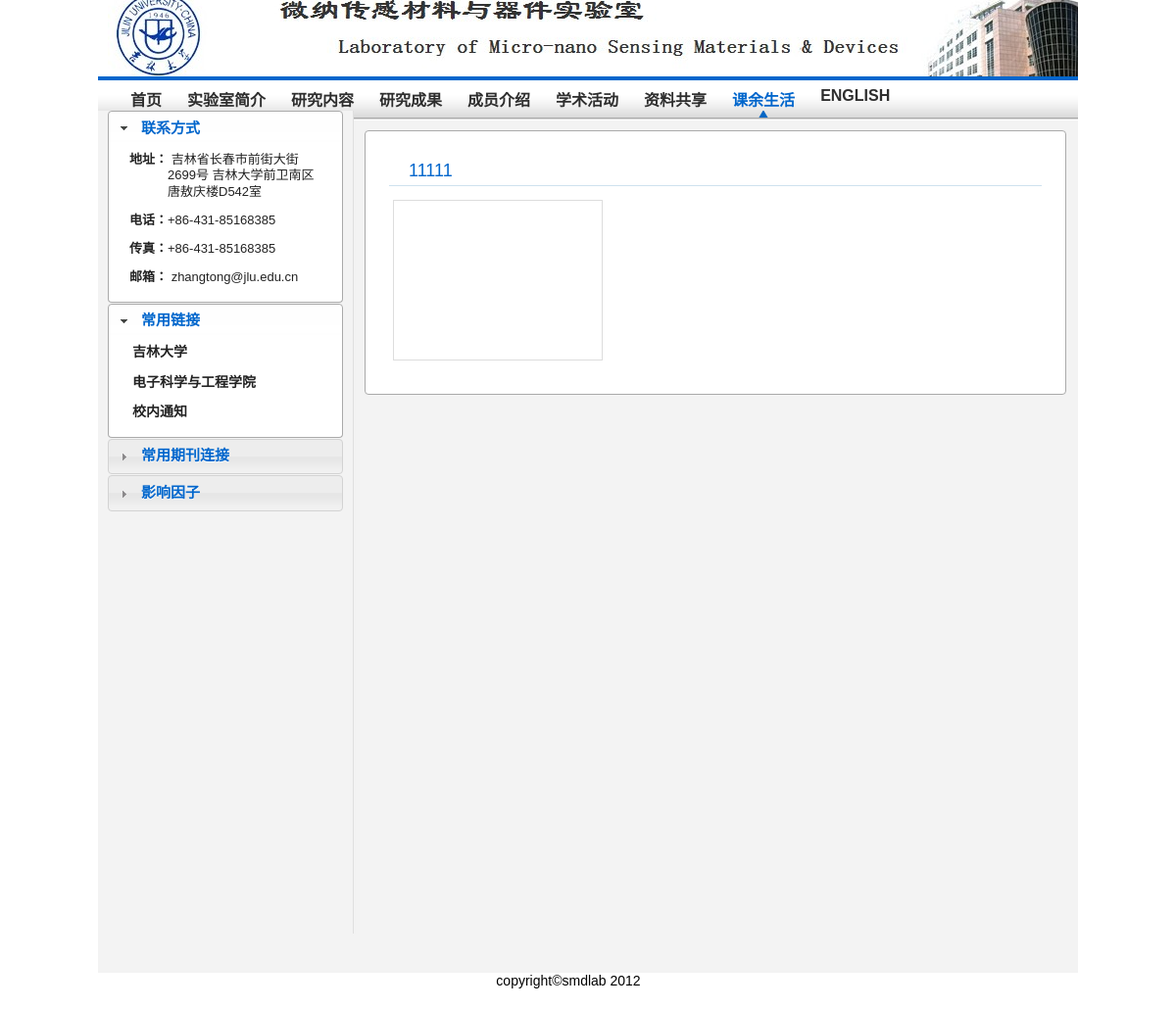
/activity_album.php?id=105, run on the app's committed database.
### tables this page shows
CREATE TABLE `contact` (
  `c_id` int(11) NOT NULL auto_increment,
  `c_address` varchar(100) default NULL,
  `c_tel` varchar(50) default NULL,
  `c_fax` varchar(50) default NULL,
  `c_email` varchar(50) default NULL,
  PRIMARY KEY  (`c_id`)
);

CREATE TABLE `link` (
  `l_id` int(11) NOT NULL auto_increment,
  `l_name` varchar(100) NOT NULL default '',
  `l_mark` tinyint(1) NOT NULL default '0',
  `l_content` varchar(100) NOT NULL default '',
  PRIMARY KEY  (`l_id`)
);

CREATE TABLE `activity` (
  `ac_id` int(11) NOT NULL auto_increment,
  `ac_name` varchar(100) NOT NULL default '',
  `ac_content` text,
  `ac_date` date NOT NULL default '0000-00-00',
  `ac_pic_cover_path` varchar(100) NOT NULL default '',
  PRIMARY KEY  (`ac_id`),
  UNIQUE KEY `ac_name` (`ac_name`)
);

### include/sidebar_photos.php (the view, shortened to what this page needs)
<?php
$result = mysql_query("SELECT * FROM contact where C_id=1");
$row = mysql_fetch_array($result);
?>
<div id="sidebar_nav_1" class="sidebar_nav">
	<h3><a href="#">联系方式</a></h3>
	<div>
		<ul>
		    <li><strong>地址：</strong><?php echo $row[1] ?> </li>
			<li><strong>电话：</strong><?php echo $row[2] ?> </li>
			<li><strong>传真：</strong><?php echo $row[3] ?> </li>
			<li><strong>邮箱：</strong><?php echo $row[4] ?> </li>
		</ul>
	</div>
</div>
<div id="sidebar_nav_4" class="sidebar_nav bold_a">
	<h3><a href="#">常用链接</a></h3>
	<div>
		<ul>
		<?php
		    $result = mysql_query("SELECT * FROM link where l_mark=1");
			while($row = mysql_fetch_array($result)){
		?>
		    <li><a href="<?php echo $row['l_content']?>" target="_blank" ><?php echo $row['l_name']?></a></li>
		<?php
		    }
		?>
		</ul>
	</div>
</div>
<div id="sidebar_nav_2" class="sidebar_nav">
	<h3><a href="#">常用期刊连接</a></h3>
</div>
<div id="sidebar_nav_3" class="sidebar_nav bold_a">
	<h3><a href="#">影响因子</a></h3>
</div>

### activity_album.php (shortened to what this page needs)
<!DOCTYPE html PUBLIC "-//W3C//DTD XHTML 1.0 Transitional//EN" "http://www.w3.org/TR/xhtml1/DTD/xhtml1-transitional.dtd">
<html xmlns="http://www.w3.org/1999/xhtml">
<head>
<?php include("./include/media/css.php");?>
<link rel="stylesheet" type="text/css" href="./media/css/activity_album.css" />
<link rel="stylesheet" type="text/css" href="./media/third_party/fancybox/jquery.fancybox-1.3.4.css" media="screen" />
</head>
<body>
<div id="wrapper">
<?php include("./include/header.php");?>
<div id="content">
    <div id="sidebar">
	    <?php include("./include/sidebar_photos.php");?>
	</div>
	<div id="main">
	    <div id="area">
		<?php
		    $id=$_GET['id'];
			$result = mysql_query("select ac_name from activity where ac_id=$id");
			if($row = mysql_fetch_array($result)){
		?>
		    <h3><?php echo $row['ac_name'];?></h3>
		<?php
            }
		    $result = mysql_query("select * from acti_pic where ac_no='$id'");
		    while($row = mysql_fetch_array($result)){
	    ?>
            <div class="item">
		        <a rel="example_group" href="<?php echo "../background".substr($row[pi_path],2)?>" title="<?php echo $row['pi_intro']; ?>">
				</a>
            </div>
		<?php }?>
		</div>
	</div>
</div>
<?php include("./include/footer.php");?>
</div>
</body>
</html>

### media/css/common/layout.css (style rules this page uses)
#content { position: relative; min-height: 870px; }
#sidebar { min-height: 830px; _height: 860px; width: 240px; padding: 0 10px 10px 10px; margin: 10px 0 0 0; }
#sidebar .sidebar_nav { width: 240px; margin: auto; }
#sidebar .sidebar_nav ul { padding: 0; margin: 0 0 10px; }
#sidebar .sidebar_nav ul li { padding: 0; }
#sidebar .sidebar_nav ul li a { display: block; padding: 5px 18px 5px 24px; }
#sidebar .sidebar_nav div { padding: 0; }
#sidebar #sidebar_nav_1 ul li { padding: 5px 18px 5px 60px; }
#main { position: absolute; left: 260px; top: 0px; min-height: 840px; width: 740px; }
#main #area { margin: 10px auto 0px; padding: 0px 0 0px; width: 95%; border-radius: 4px; }

### media/css/common/color.css (style rules this page uses)
#content { border-top:1px #fff solid; background: #F3F3F3; }
#sidebar { background: #F3F3F3; border-right: 1px solid #DFDFDF; }
#sidebar .sidebar_nav ul li { border-top: 1px solid #fff; border-bottom: 1px solid #fff; }
#main #area { border: 1px solid #aaa; background: #fff; }

### media/css/common/component.css (style rules this page uses)
#area .item { margin: 24px auto 0; width: 90%; }
#area h3 { padding: 0 0 4px 20px; letter-spacing: 0px; border-bottom: 1px solid #CEE1EE; text-align: left; margin: 20px auto 5px; font: normal 18px arial,sans-serif; color: #06c; }

### media/css/activity_album.css (style rules this page uses)
#area h3 { padding: 0 0 4px 20px; letter-spacing: 0px; border-bottom: 1px solid #CEE1EE; text-align: left; margin: 20px auto 10px; font: normal 18px 微软雅黑,arial,sans-serif; color: #06c; }
#main #area .item { margin: 4px; float: left; width: 200px; padding: 6px; border: 1px solid #ddd; }
#main #area .item a { display: block; width: 200px; height: 150px; overflow: hidden; }

### data on the page
contact: c_address "吉林省长春市前街大街2699号 吉林大学前卫南区唐敖庆楼D542室", c_tel "+86-431-85168385", c_fax "+86-431-85168385", c_email "zhangtong@jlu.edu.cn"
link: l_name "吉林大学"
link: l_name "电子科学与工程学院"
link: l_name "校内通知"
activity: ac_name "11111"
